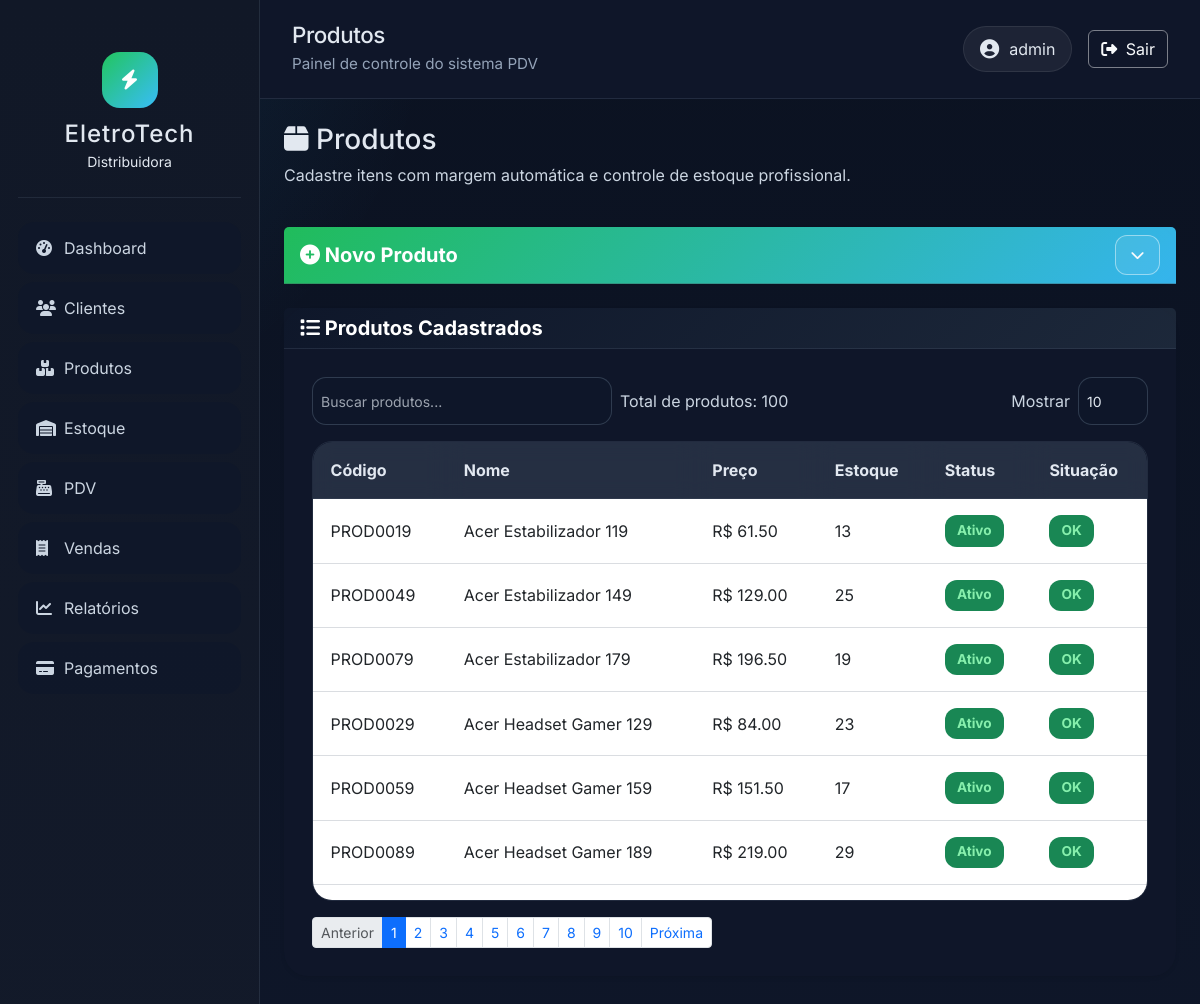
Screenshot of /products (signed in) with the database file from the repository.
### tables this page shows
CREATE TABLE products (
        id INTEGER PRIMARY KEY AUTOINCREMENT,
        code TEXT UNIQUE,
        name TEXT,
        cost REAL,
        price REAL,
        stock INTEGER DEFAULT 0,
        min_stock INTEGER
    , barcode TEXT, description TEXT, category TEXT, brand TEXT, margin REAL, unit TEXT DEFAULT 'UN', status TEXT DEFAULT 'Ativo');

### routes/main.py (the view, shortened to what this page needs)
@main.route('/products', methods=['GET', 'POST'])
def products():
    if 'user' not in session:
        return redirect('/')
    conn = get_db()
    cur = conn.cursor()
    search = request.args.get('search', '')
    per_page = int(request.args.get('per_page', 10))
    if per_page not in [10, 20, 40, 60, 80, 100]:
        per_page = 10
    page = int(request.args.get('page', 1))
    if page < 1:
        page = 1
    if search:
        cur.execute("SELECT COUNT(*) as total FROM products WHERE name LIKE ? OR barcode LIKE ? OR category LIKE ?", ('%' + search + '%', '%' + search + '%', '%' + search + '%'))
        total_products = cur.fetchone()['total']
        total_pages = max(1, math.ceil(total_products / per_page))
        if page > total_pages:
            page = total_pages
        offset = (page - 1) * per_page
        cur.execute("SELECT * FROM products WHERE name LIKE ? OR barcode LIKE ? OR category LIKE ? ORDER BY name LIMIT ? OFFSET ?", ('%' + search + '%', '%' + search + '%', '%' + search + '%', per_page, offset))
    else:
        cur.execute("SELECT COUNT(*) as total FROM products")
        total_products = cur.fetchone()['total']
        total_pages = max(1, math.ceil(total_products / per_page))
        if page > total_pages:
            page = total_pages
        offset = (page - 1) * per_page
        cur.execute("SELECT * FROM products ORDER BY name LIMIT ? OFFSET ?", (per_page, offset))
    data = cur.fetchall()
    return render_template('products.html', products=data, page=page, per_page=per_page, total_pages=total_pages, total_products=total_products, search=search)

### models/database.py (called while the page is built)
def get_db():
    conn = sqlite3.connect(DB)
    conn.row_factory = sqlite3.Row
    return conn

### routes/main.py (called while the page is built)
@main.before_app_request
def require_login():
    if request.endpoint and request.endpoint.startswith('main.'):
        if request.endpoint not in ('main.login', 'main.logout') and 'user' not in session:
            return redirect(url_for('main.login'))

### templates/products.html (shortened to what this page needs)
{% extends "base.html" %}
{% block title %}Produtos{% endblock %}
{% block content %}
<div class="d-flex justify-content-between align-items-center mb-4">
    <div>
        <h3 class="page-heading"><i class="fas fa-box"></i> Produtos</h3>
        <p class="text-muted">Cadastre itens com margem automática e controle de estoque profissional.</p>
    </div>
</div>
<div class="row g-4">
    <div class="col-12">
        <div class="card shadow-sm border-0">
            <div class="card-header bg-gradient-primary text-white d-flex justify-content-between align-items-center">
                <h5 class="mb-0"><i class="fas fa-plus-circle"></i> Novo Produto</h5>
                <button class="btn btn-outline-light btn-sm collapse-toggle-btn" type="button" data-bs-toggle="collapse" data-bs-target="#productForm" aria-expanded="false" aria-controls="productForm">
                    <i class="fas fa-chevron-down"></i>
                </button>
            </div>
        </div>
    </div>
    <div class="col-12">
        <div class="card shadow-sm border-0">
            <div class="card-header bg-gradient-secondary text-white">
                <h5 class="mb-0"><i class="fas fa-list"></i> Produtos Cadastrados</h5>
            </div>
            <div class="card-body">
                <div class="d-flex justify-content-between align-items-center mb-3 flex-wrap gap-3">
                    <div class="d-flex align-items-center gap-2">
                        <input type="text" id="searchInput" placeholder="Buscar produtos..." class="form-control form-control-sm" value="{{ search }}" style="width: 300px;">
                        <div class="text-muted">Total de produtos: {{ total_products }}</div>
                    </div>
                    <div class="d-flex align-items-center gap-2">
                        <label class="mb-0 text-muted">Mostrar</label>
                        <select id="productPerPage" class="form-select form-select-sm" onchange="changeProductLimit()">
                            {% for option in [10,20,40,60,80,100] %}
                            <option value="{{ option }}" {% if per_page == option %}selected{% endif %}>{{ option }}</option>
                            {% endfor %}
                        </select>
                    </div>
                </div>
                <div class="table-responsive table-scroll">
                    <table class="table table-hover align-middle mb-0 table-standard">
                        <thead class="table-header-fixed">
                            <tr>
                                <th>Código</th>
                                <th>Nome</th>
                                <th>Preço</th>
                                <th>Estoque</th>
                                <th>Status</th>
                                <th>Situação</th>
                            </tr>
                        </thead>
                        <tbody>
                            {% for product in products %}
                            <tr>
                                <td>{{ product.barcode }}</td>
                                <td>{{ product.name }}</td>
                                <td>R$ {{ "%.2f"|format(product.price) }}</td>
                                <td>{{ product.stock }}</td>
                                <td>
                                    <span class="badge bg-{{ 'success' if product.status == 'Ativo' else 'danger' }}">{{ product.status }}</span>
                                </td>
                                <td>
                                    {% if product.stock <= product.min_stock %}
                                        <span class="badge bg-danger">Estoque Baixo</span>
                                    {% else %}
                                        <span class="badge bg-success">OK</span>
                                    {% endif %}
                                </td>
                            </tr>
                            {% endfor %}
                        </tbody>
                    </table>
                </div>
                <div class="d-flex justify-content-between align-items-center mt-3">
                    <nav>
                        <ul class="pagination pagination-sm mb-0">
                            <li class="page-item {% if page == 1 %}disabled{% endif %}"><a class="page-link" href="{{ url_for('main.products', page=page-1, per_page=per_page) }}">Anterior</a></li>
                            {% for p in range(1, total_pages + 1) %}
                            <li class="page-item {% if p == page %}active{% endif %}"><a class="page-link" href="{{ url_for('main.products', page=p, per_page=per_page) }}">{{ p }}</a></li>
                            {% endfor %}
                            <li class="page-item {% if page == total_pages %}disabled{% endif %}"><a class="page-link" href="{{ url_for('main.products', page=page+1, per_page=per_page) }}">Próxima</a></li>
                        </ul>
                    </nav>
                </div>
            </div>
        </div>
    </div>
</div>
{% endblock %}

### static/css/style.css (style rules this page uses)
:root { color-scheme: dark; --bg: #0f172a; --bg-surface: #131a2a; --panel: #17233b; --panel-soft: #1e293b; --border: #334155; --text: #e2e8f0; --muted: #94a3b8; --success: #22c55e; --success-soft: rgba(34, 197, 94, 0.12); --warning: #f59e0b; --danger: #ef4444; --primary: #38bdf8; --shadow: 0 24px 60px rgba(15, 23, 42, 0.28); }
* { box-sizing: border-box; }
body { margin: 0; min-height: 100vh; font-family: 'Inter', sans-serif; background: radial-gradient(circle at top left, rgba(56, 189, 248, 0.12), transparent 25%), linear-gradient(180deg, #0b1221 0%, #0f172a 100%); color: var(--text); }
button, input, textarea, select { font: inherit; }
.card { background: rgba(15, 23, 42, 0.95); border: 1px solid rgba(71, 85, 105, 0.4); border-radius: 24px; box-shadow: var(--shadow); color: var(--text); }
.card-header { background: rgba(15, 23, 42, 0.96); border-bottom: 1px solid rgba(71, 85, 105, 0.35); border-top-left-radius: 24px; border-top-right-radius: 24px; }
.card-header h5, .card-header h4 { margin: 0; font-weight: 700; }
.card-body { padding: 28px; }
.collapse-toggle-btn { border-radius: 12px; padding: 0.55rem 0.9rem; color: #e2e8f0; border: 1px solid rgba(255,255,255,0.16); background: rgba(255,255,255,0.08); transition: transform 0.2s ease, background 0.2s ease, border-color 0.2s ease; }
.collapse-toggle-btn i { transition: transform 0.2s ease; }
.table { color: var(--text); margin-bottom: 0; }
.table thead th { background: rgba(71, 85, 105, 0.4); border-color: rgba(71, 85, 105, 0.3); color: #e2e8f0; }
.table tbody tr { background: rgba(15, 23, 42, 0.9); }
.table-standard { border-collapse: separate; border-spacing: 0; }
.table-standard th, .table-standard td { border-bottom: 1px solid rgba(71, 85, 105, 0.2); }
.table thead th { color: #e2e8f0; background: rgba(71, 85, 105, 0.4); }
.table-responsive { border: 1px solid rgba(71, 85, 105, 0.35); border-radius: 20px; overflow: hidden; }
.table-scroll { max-height: 460px; overflow-y: auto; }
.table-header-fixed th { position: sticky; top: 0; z-index: 10; background: rgba(71, 85, 105, 0.95); backdrop-filter: blur(10px); border-bottom: 1px solid rgba(71, 85, 105, 0.5); }
.table td, .table th { padding: 1rem 1.1rem; }
.form-control, .form-select, textarea { background: rgba(15, 23, 42, 0.92); border: 1px solid rgba(71, 85, 105, 0.6); color: var(--text); border-radius: 14px; min-height: 48px; }
.form-control::placeholder, .form-select option { color: rgba(226, 232, 240, 0.68); }
.text-muted { color: #cbd5e1 !important; }
.btn-outline-light { color: #f8fafc; border-color: rgba(255, 255, 255, 0.45); }
.badge { border-radius: 12px; padding: 0.65em 0.9em; font-size: 0.85rem; }
.badge.bg-success { background: rgba(34, 197, 94, 0.16); color: #86efac; }
.bg-gradient-primary { background: linear-gradient(135deg, rgba(34, 197, 94, 0.95), rgba(56, 189, 248, 0.95)); }
.bg-gradient-secondary { background: linear-gradient(135deg, rgba(15, 23, 42, 0.95), rgba(30, 41, 59, 0.95)); }
.page-heading { margin-bottom: 0.4rem; }

### rows the page displays
products: barcode "PROD0019", name "Acer Estabilizador 119", price "61.50", stock "13", status "Ativo", min_stock "OK"
products: barcode "PROD0049", name "Acer Estabilizador 149", price "129.00", stock "25", status "Ativo", min_stock "OK"
products: barcode "PROD0079", name "Acer Estabilizador 179", price "196.50", stock "19", status "Ativo", min_stock "OK"
products: barcode "PROD0029", name "Acer Headset Gamer 129", price "84.00", stock "23", status "Ativo", min_stock "OK"
products: barcode "PROD0059", name "Acer Headset Gamer 159", price "151.50", stock "17", status "Ativo", min_stock "OK"
products: barcode "PROD0089", name "Acer Headset Gamer 189", price "219.00", stock "29", status "Ativo", min_stock "OK"

### other values shown
{{ session.user }} "admin"
{{ total_products }} "100"
{{ p }} "1" "2" "3" "4" "5" "6" "7" "8" "9" "10"
form field value "10"
